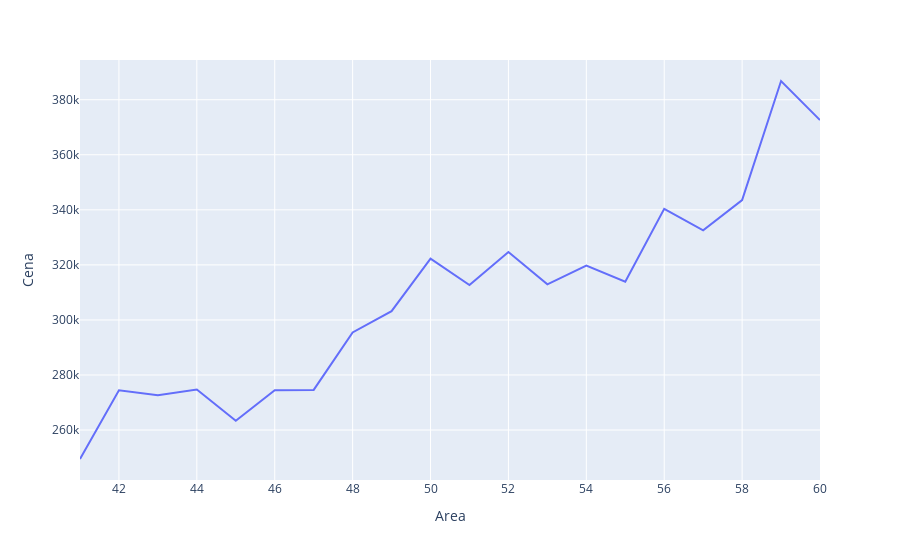

Notebook code cell kept with this figure:
### Code cell
from data import calc_avg_price_per_area

avg_price_per_area = calc_avg_price_per_area(data)
fig = go.Figure(data=px.line(avg_price_per_area, x="Area", y="Cena"))
fig.show()

### Figure 1 — Plotly figure (JSON) as saved in the notebook; plotly's stock layout.template omitted (floating-point values rounded to 4 significant figures)
{"data": [{"hovertemplate": "Area=%{x}<br>Cena=%{y}<extra></extra>", "legendgroup": "", "line": {"color": "#636efa", "dash": "solid"}, "mode": "lines", "name": "", "orientation": "v", "showlegend": false, "type": "scatter", "x": [41, 42, 43, 44, 45, 46, 47, 48, 49, 50, 51, 52, 53, 54, 55, 56, 57, 58, 59, 60], "xaxis": "x", "y": [249500.0, 274400.0, 272700.0, 274700.0, 263400.0, 274400.0, 274600.0, 295500.0, 303200.0, 322300.0, 312700.0, 324700.0, 312900.0, 319700.0, 313900.0, 340300.0, 332500.0, 343600.0, 386800.0, 372600.0], "yaxis": "y"}], "layout": {"legend": {"tracegroupgap": 0}, "margin": {"t": 60}, "xaxis": {"anchor": "y", "domain": [0, 1], "title": {"text": "Area"}}, "yaxis": {"anchor": "x", "domain": [0, 1], "title": {"text": "Cena"}}}}
